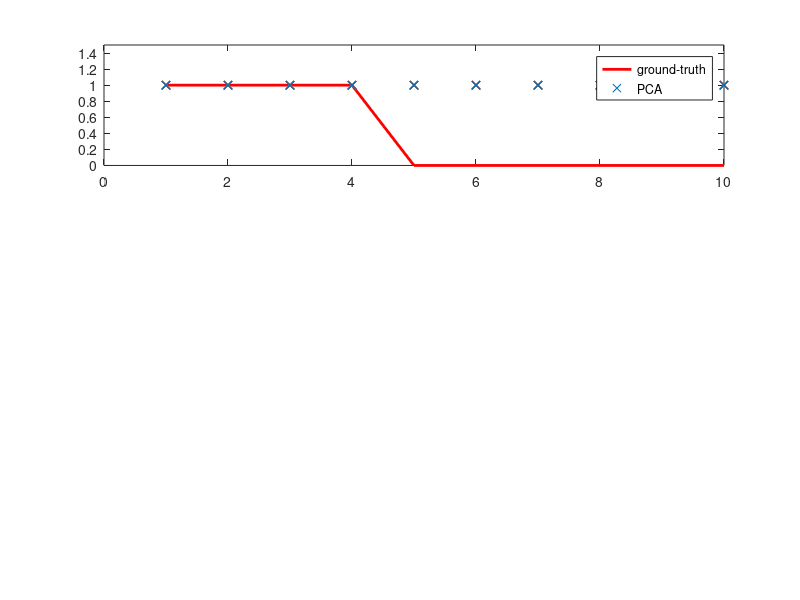

This figure's MATLAB source: (Note: this script raises an error after producing the figure.)
% Simulation based on synthesis experiment presented in 
% "Globally Sparse Probabilistic PCA" by Mattei, Bouveyron, Latouche
clear
addpath(genpath('../code/'));
n = 100; % observations
p = 10; % data dimension
d = 8; % latent space dimension (i.e., true number of PCs)
d_est = 8; % number of PCs to estimate
q = 4; % sparsity
rng('default');
rng(1);
W = randn(p,d); 
V = diag([ones(1,q),zeros(1,p - q)]);
% y = get_orthonormal(n,d)';
y = randn(n,d)';
X = V*W*y + .1*randn(p,n);
threshold = 1e-6;
%% PCA
[U_pca,~,~] = svds(X*X',d_est);
subplot(311)
plot(diag(V),'r','linewidth',2),hold on
plot((((abs(U_pca)))>threshold),'x'),hold off
ylim([0,1.5])
legend('ground-truth','PCA')
title(explained_variance(U_pca,X))

%% sparse PCA - Witten etal. 2009 
[U_pmd,~] = pmd_rankK(X,X,d_est,.45);
subplot(312)
plot(diag(V),'r','linewidth',2), hold on 
plot(abs(U_pmd)>threshold,'x'),hold off
ylim([0,1.5])
legend('ground-truth','PMD (Witten etal. 09)')
title(explained_variance(U_pmd,X))

%% Proposed
opt.lambda =1;
opt.K = d_est;
opt.iter1 = 20;
opt.iter2 = 20;
opt.tol1 = 1e-2;
opt.tol2 = 1e-2;
[~,~,~,U_spca_prop] = Sparse_PCA(X', opt.lambda, opt.K, opt.iter1, ...
                               opt.iter2, opt.tol1, opt.tol2);

subplot(313)
plot(diag(V),'r','linewidth',2), hold on
plot(abs(U_spca_prop)>threshold,'x'),hold off
ylim([0,1.5])
legend('ground-truth','sparse PCA (proposed)')
title(explained_variance(U_spca_prop,X))
